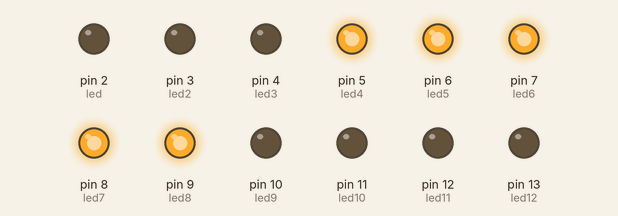
A sketch run on a simulated Arduino Uno, built with avr-gcc and run on an emulated ATmega328P. On the bench: output pins drawn as LEDs (lit = HIGH).

Above: at 0.1 s.
At 0.36 s:
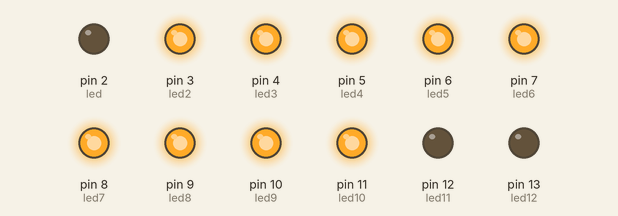
At 0.66 s:
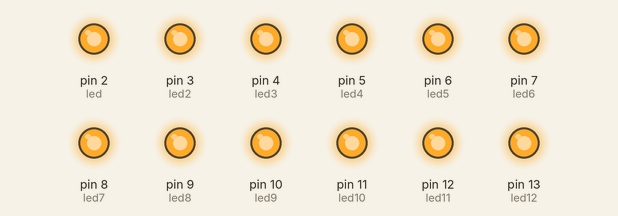
At 1.27 s:
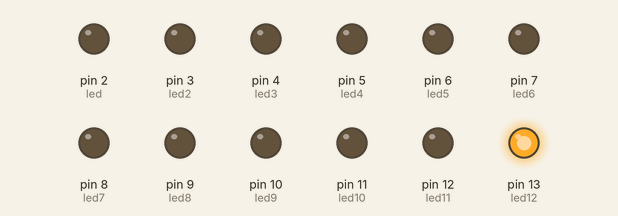
At 1.99 s:
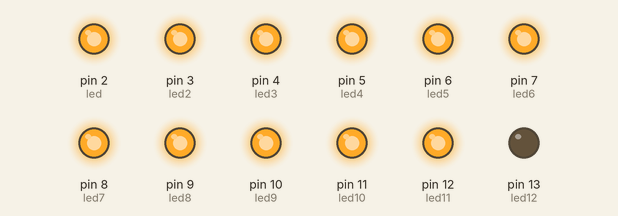
At 2.82 s:
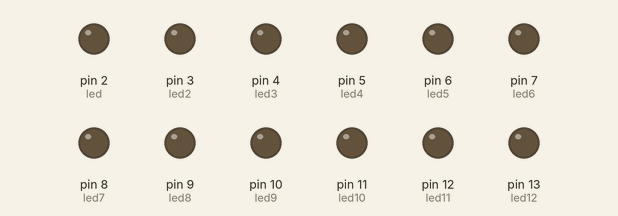
Timing chart, 0 to 3.3 s (numbered marks = the images above):
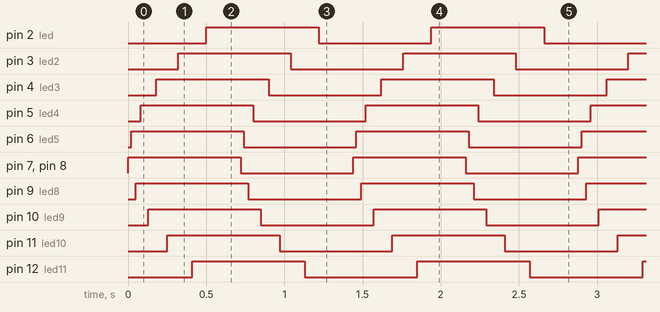

Measured:
- by itself, pin 2 (led), pin 3 (led2), pin 4 (led3), pin 5 (led4), pin 6 (led5), pin 7 (led6), pin 8 (led7), pin 9 (led8), pin 10 (led9), pin 11 (led10), pin 12 (led11), pin 13 (led12): alternates HIGH for 0.72 s and LOW for 0.72 s
- by itself, everything shown: repeats every 1.4 s, in 16 steps

The sketch:

leds.ino
```cpp
int led = 2;
int led2 = 3;
int led3 = 4;
int led4 = 5;
int led5 = 6;
int led6 = 7;
int led7 = 8;
int led8 = 9;
int led9 = 10;
int led10 = 11;
int led11 = 12;
int led12 = 13;

void setup() {
  // put your setup code here, to run once:
pinMode(led, OUTPUT);
pinMode(led2, OUTPUT);
pinMode(led3, OUTPUT);
pinMode(led4, OUTPUT);
pinMode(led5, OUTPUT);
pinMode(led6, OUTPUT);
pinMode(led7, OUTPUT);
pinMode(led8, OUTPUT);
pinMode(led9, OUTPUT);
pinMode(led10, OUTPUT);
pinMode(led11, OUTPUT);
pinMode(led12, OUTPUT);

}

void loop() {
  // put your main code here, to run repeatedly:
digitalWrite(led6, HIGH);
delay(10);
digitalWrite(led7, HIGH);
delay(10);
digitalWrite(led5, HIGH);
delay(30);
digitalWrite(led8, HIGH);
delay(30);
digitalWrite(led4, HIGH);
delay(50);
digitalWrite(led9, HIGH);
delay(50);
digitalWrite(led3, HIGH);
delay(70);
digitalWrite(led10, HIGH);
delay(70);
digitalWrite(led2, HIGH);
delay(90);
digitalWrite(led11, HIGH);
delay(90);
digitalWrite(led, HIGH);
delay(110);
digitalWrite(led12, HIGH);
delay(110);

digitalWrite(led6, LOW);
delay(10);
digitalWrite(led7, LOW);
delay(10);
digitalWrite(led5, LOW);
delay(30);
digitalWrite(led8, LOW);
delay(30);
digitalWrite(led4, LOW);
delay(50);
digitalWrite(led9, LOW);
delay(50);
digitalWrite(led3, LOW);
delay(70);
digitalWrite(led10, LOW);
delay(70);
digitalWrite(led2, LOW);
delay(90);
digitalWrite(led11, LOW);
delay(90);
digitalWrite(led, LOW);
delay(110);
digitalWrite(led12, LOW);
delay(110);

}
```
